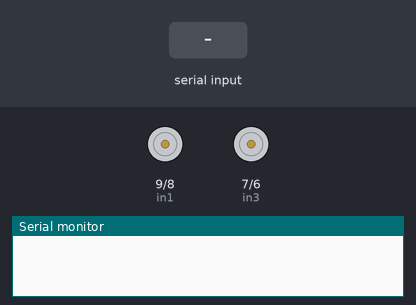
Bench run of a sketch on a simulated Arduino Uno, built with avr-gcc and run on an emulated ATmega328P. On the bench: motor-driver pin pairs drawn as motors (green arrow = first pin HIGH = forward, orange = second pin HIGH = backward, longer = more drive, scaled by the enable pin), the last lines printed to the serial monitor. The test bench sets the inputs (shaded band).

Above: at 1.2 s.
1.3 s: "F\n" received over Serial
At 2.1 s:
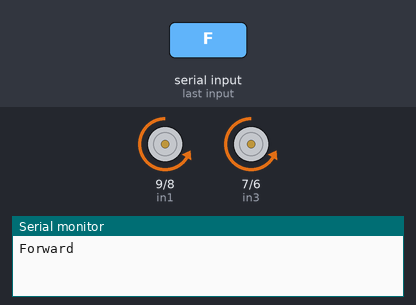
3.8 s: "B\n" received over Serial
At 4.2 s:
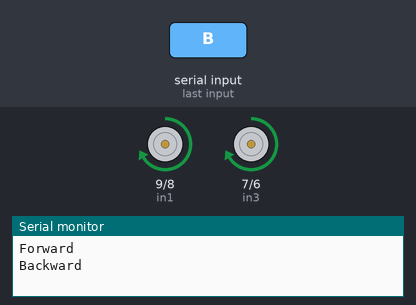
6.3 s: "L\n" received over Serial
At 7.1 s:
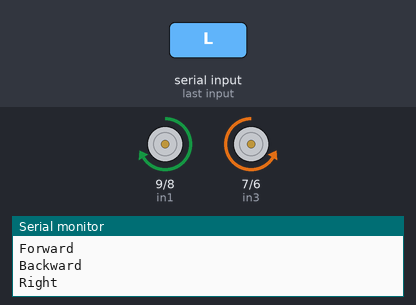
8.8 s: "R\n" received over Serial
At 9.2 s:
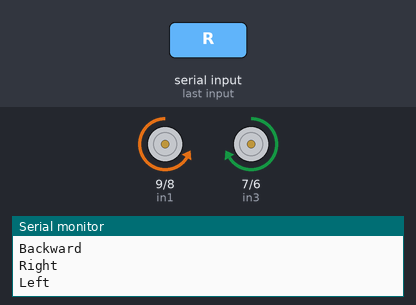
Timing chart, 0 to 11.8 s (numbered marks = the images above; inputs shaded):
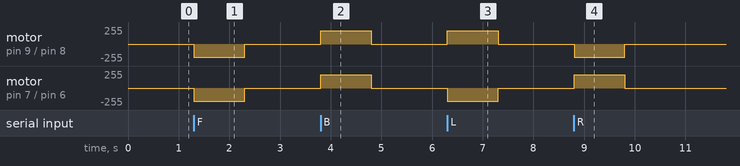

The sketch:

BluetoothDCMotor.ino
```cpp
#include<SoftwareSerial.h>
int enA = 10; int in1 = 9; int in2 = 8;
int enB = 5; int in3 = 7; int in4 = 6;

void setup() {
  pinMode(enA, OUTPUT); pinMode(enB, OUTPUT);
  pinMode(in1, OUTPUT); pinMode(in2, OUTPUT);
  pinMode(in3, OUTPUT); pinMode(in4, OUTPUT);
  Serial.begin(9600);

}
void loop() {
  if (Serial.available() > 0) {
    String value = Serial.readStringUntil('\n');

    if (value == "F") {
      //motor1
      digitalWrite(in1, LOW); digitalWrite(in2, HIGH);
      analogWrite(enA, 200);
      //motor2
      digitalWrite(in3, LOW); digitalWrite(in4, HIGH);
      analogWrite(enB, 200);
      Serial.println("Forward");


    }

    else if (value == "B") {
      digitalWrite(in1, HIGH); digitalWrite(in2, LOW);
      analogWrite(enA, 200);

      digitalWrite(in3, HIGH); digitalWrite(in4, LOW);
      analogWrite(enB, 200);
      Serial.println("Backward");

    }
    else if (value == "L") {
      digitalWrite(in1, HIGH); digitalWrite(in2, LOW);
      analogWrite(enA, 200);
      digitalWrite(in3, LOW); digitalWrite(in4, HIGH);
      analogWrite(enB, 200);
      Serial.println("Right");


    }
    else if (value == "R") {
      digitalWrite(in1, LOW); digitalWrite(in2, HIGH);
      analogWrite(enA, 200);
      digitalWrite(in3, HIGH); digitalWrite(in4, LOW);
      analogWrite(enB, 200);
      Serial.println("Left");


    }
    delay(1000);
  }

  else
  {
    digitalWrite(in1, LOW); digitalWrite(in2, LOW);
    digitalWrite(in3, LOW); digitalWrite(in4, LOW);

  }
}
```

Measured:
- after the input at 1.3 s, motor on pin 9 (in1) / pin 8 (in2), motor on pin 7 (in3) / pin 6 (in4): stopped → backward 200/255 at once, → stopped 1.0 s later
- after the input at 3.8 s, motor on pin 9 (in1) / pin 8 (in2), motor on pin 7 (in3) / pin 6 (in4): stopped → forward 200/255 at once, → stopped 1.0 s later
- after the input at 6.3 s, motor on pin 9 (in1) / pin 8 (in2): stopped → forward 200/255 at once, → stopped 1.0 s later; motor on pin 7 (in3) / pin 6 (in4): stopped → backward 200/255 at once, → stopped 1.0 s later
- after the input at 8.8 s, motor on pin 9 (in1) / pin 8 (in2): stopped → backward 200/255 at once, → stopped 1.0 s later; motor on pin 7 (in3) / pin 6 (in4): stopped → forward 200/255 at once, → stopped 1.0 s later
